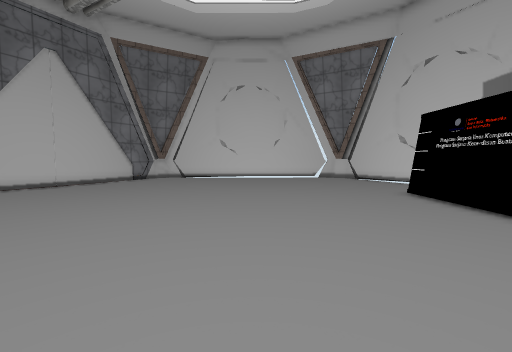
view 1 (above)

12 first-person views from a walk through a Unity game level. The camera is 1.5 m above the floor, tilts 4° down and sees 90° across. The floor is counted in squares, 1 m on a side. Each view is taken from the middle of a square. On the plan, view 1 faces up. The plan holds only what a view shows up to about 13 squares ahead; the rest is blank. The place goes on beyond the plan. The player is left out. Some surface patterns are stand-ins.

view 2
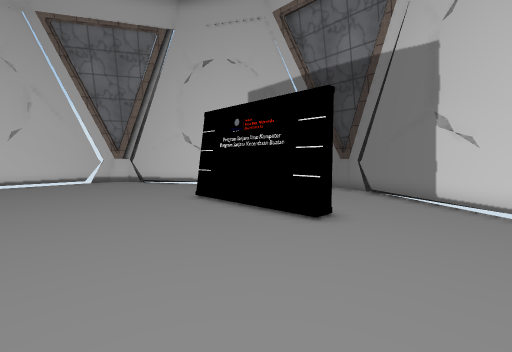

view 3
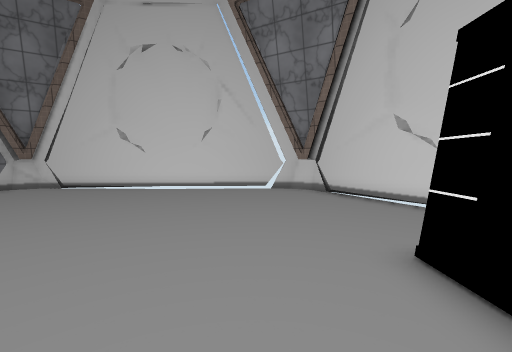

view 4
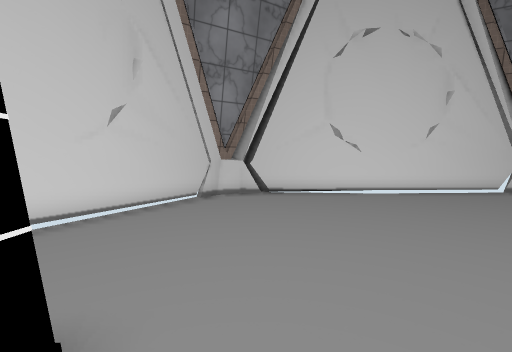

view 5
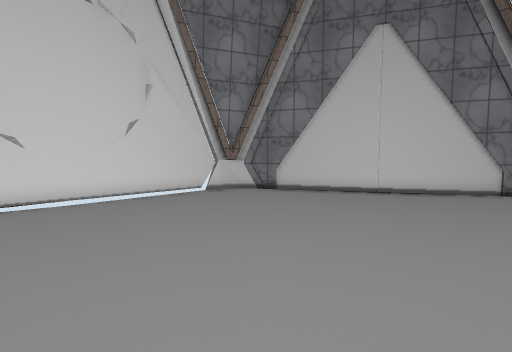

view 6
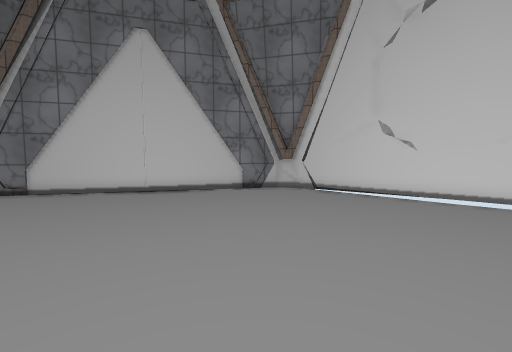

view 7
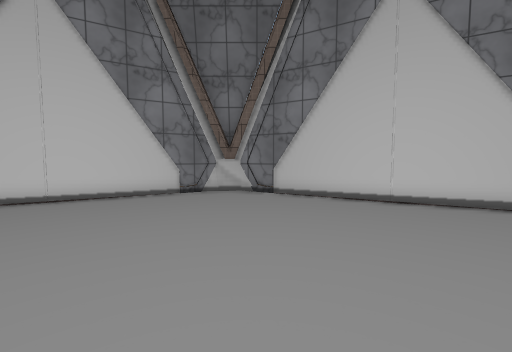

view 8
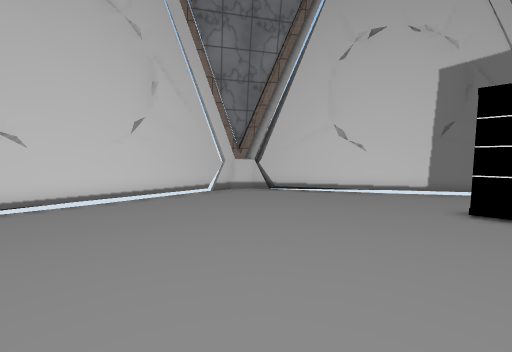

view 9
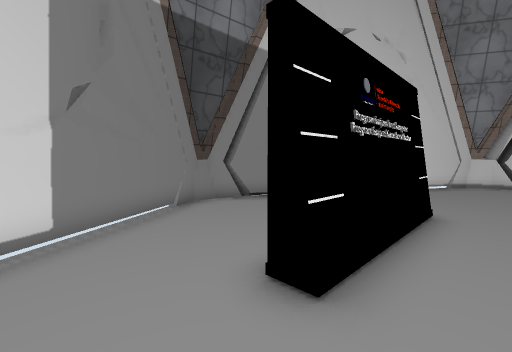

view 10
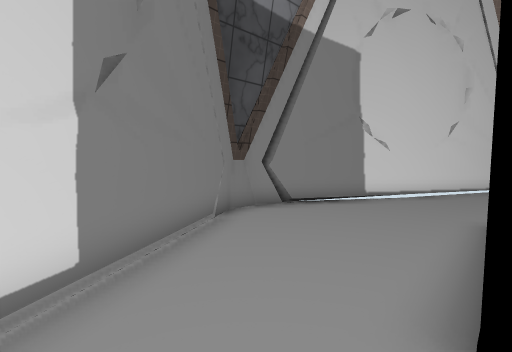

view 11
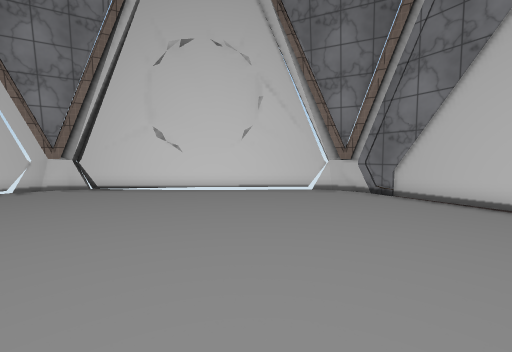

view 12
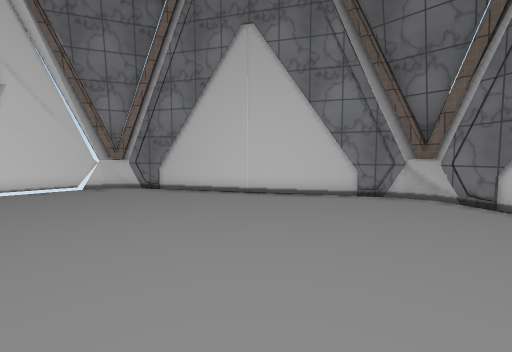

### Floor plan
Points are (right, up) in squares from view 1. A wall is a line through its corners. A room is listed if a view was taken in it or the views show most of it. See-through windows are left out.
Room 1 (views 1, 2, 3, 4, 5, 6, 7, 8, 9, 10, 11, 12)
walls: (-1.6, 19.6) (-5, 19.3); (0.5, -4.1) (4.2, -3.8); (9.3, 14.7) (7.4, 17.3); (3.2, 19.7) (1.6, 19.5); (-5.6, 19.6) (-6.3, 19.5) (-7, 19.6) (-7.6, 19.3); (-13.5, 8.5) (-14.1, 8); (-4.5, -4.1) (-2.5, -4); (-13.7, 7.5) (-13.5, 6.8); (-13.7, 8.5) (-13.6, 7.1); (-6.5, 19.6) (-7.6, 19) (-13.5, 8.7); (-13.9, 7.6) (-7.2, -4.2) (-6.3, -3.9); (11.7, 10.3) (10.7, 11.8); (-8, -2.9) (-6.9, -3.9); (-6.6, -3.8) (-5.6, -4); (7.1, 18.3) (6.9, 18.6); (-7.4, -3.5) (-6.7, -3.9); (-6.3, -4.1) (-5.5, -3.9); (6.8, 18.7) (6.6, 19.5); (5.4, 19.6) (4.6, 19.4); (-7.6, 19.5) (-7.6, 18.8) (-7.8, 18.5); (6.7, 18.8) (6, 19.5); (5, -3.9) (5.7, -3.9); (4.6, -4.1) (6.7, -3.5); (6.7, 18.9) (5.9, 19.3); (12.3, 6.7) (12.9, 6.9); (5.4, -3.9) (6.2, -4.1); (6.6, 19.2) (5.9, 19.5) (-6.3, 19.6); (-7.3, -4) (5.2, -4) (5.5, -4.3); (5.1, -4.2) (6.3, -3.5); (12.7, 8.7) (12.2, 9.2); (5.9, -3.9) (6.8, -3.4) (7.1, -2.4); (6.7, -3.4) (12.9, 7.5) (12.9, 8.1) (6.8, 18.8); (6.4, -3.6) (7.5, -2.1); (12.8, 8) (12.3, 9.2)
low walls: (-13.3, 8.3) (-13.9, 7.6); (-13.5, 8.7) (-13.5, 7.9); (-13.6, 8.5) (-13.7, 7.5); (-6.7, 19.3) (-7.6, 19.5); (-7.7, -2.8) (-7, -3.9); (7.2, 17.9) (7.2, 18.5); (4.5, -3.8) (5.1, -4.2); (4.8, -3.7) (5.6, -3.7); (12, 6.3) (12.7, 6.6); (6.9, -2.6) (7.2, -3); (-7.4, -3.6) (-6.7, -3.9)
objects: other object (7, 5) to (7, 6); other object (7, 10) to (7, 11)

Positions as (right, up) in squares from view 1, and headings:
1: (0, 0), facing up
2: (1, 2), facing up-right
3: (4, 7), facing up
4: (5, 7), facing down
5: (1, 6), facing down-left
6: (1, 9), facing up-left
7: (-2, 9), facing left
8: (-2, 10), facing up-right
9: (5, 13), facing down-right
10: (7, 13), facing down-right
11: (-3, 8), facing down
12: (-3, 10), facing down-left
